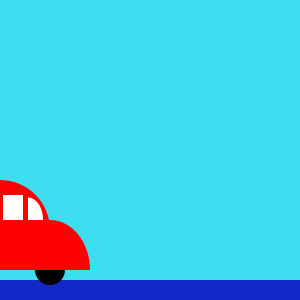
Frame 1 (no input)
Frame 60 (the mouse pressed at the canvas centre just before this capture): identical to frame 1, image omitted
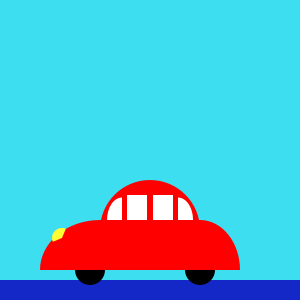
Frame 120 (the mouse held since frame 60 and released just before this capture)

The Processing sketch that drew these frames (run headless with seeded random() and noise(); from frame 60 on, the mouse is pressed at the canvas centre):

// Processing sketch: processing_85094
// ── processing_85094.pde

void setup() {
  size(300, 300);
  background(20, 40, 200);
  smooth();
  frameRate(32);
}

void draw() { 
  //draw.clear();

  background(20, 40, 200);
  noStroke();
  fill(60, 222, 240);
  rect(0, 0, 300, 280);
  fill(255, 0, 0);
  rect(100+(mouseX-150), 220, 100, 50);
  arc(100+(mouseX-150), 270, 120, 100, PI, PI*3/2);
  arc(200+(mouseX-150), 270, 80, 100, PI*3/2, 2*PI);
  arc(150+(mouseX-150), 230, 100, 100, PI, 2*PI);
  fill(0);
  arc(90+(mouseX-150), 270, 30, 30, 0, PI);
  arc(200+(mouseX-150), 270, 30, 30, 0, PI);
  fill(255);
  rect(127+(mouseX-150), 195, 20, 25);
  rect(153+(mouseX-150), 195, 20, 25);
  arc(122+(mouseX-150), 220, 30, 45, PI, PI*3/2);
  arc(178+(mouseX-150), 220, 30, 45, PI*3/2, 2*PI);
  fill(255+(mouseX-150), 255, 51);
  arc(62+(mouseX-150), 238, 20, 20, PI*7/8, PI*13/8);
}
